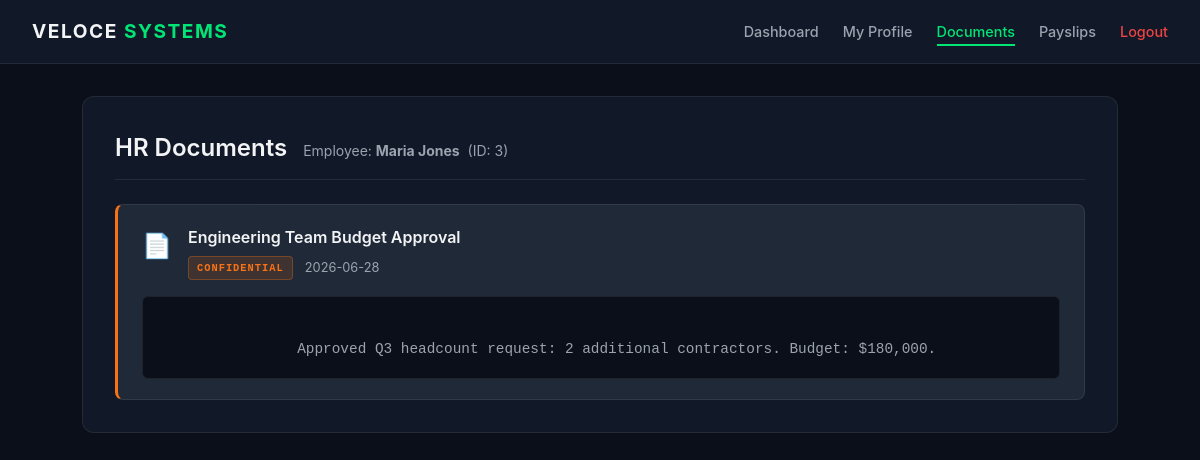
Page /documents.php (signed in) on the committed database.
### tables this page shows
CREATE TABLE employees (
    id          INT AUTO_INCREMENT PRIMARY KEY,
    username    VARCHAR(50)  UNIQUE NOT NULL,
    password    VARCHAR(255) NOT NULL,
    full_name   VARCHAR(100) NOT NULL,
    department  VARCHAR(100) NOT NULL,
    job_title   VARCHAR(100) NOT NULL,
    email       VARCHAR(100) NOT NULL,
    salary      DECIMAL(10,2) NOT NULL,
    phone       VARCHAR(30)  NOT NULL DEFAULT 'N/A',
    hire_date   DATE         NOT NULL,
    role        ENUM('Employee','Manager','Administrator') DEFAULT 'Employee'
);

CREATE TABLE documents (
    id              INT AUTO_INCREMENT PRIMARY KEY,
    employee_id     INT NOT NULL,
    title           VARCHAR(200) NOT NULL,
    content         TEXT NOT NULL,
    classification  ENUM('Public','Internal','Confidential','Secret') DEFAULT 'Internal',
    created_at      DATE NOT NULL
);

### src/documents.php (the view, shortened to what this page needs)
<?php
require_once 'config.php';
$current_emp = $_SESSION['employee'];
$requested_id = isset($_GET['id']) ? intval($_GET['id']) : $current_emp['id'];
$stmt = $conn->prepare("SELECT full_name, role FROM employees WHERE id = ?");
$stmt->bind_param('i', $requested_id);
$stmt->execute();
$owner_result = $stmt->get_result();
$owner = $owner_result ? $owner_result->fetch_assoc() : null;
$stmt2 = $conn->prepare("SELECT * FROM documents WHERE employee_id = ? ORDER BY created_at DESC");
$stmt2->bind_param('i', $requested_id);
$stmt2->execute();
$docs_result = $stmt2->get_result();
$documents = [];
while ($row = $docs_result->fetch_assoc()) {
    $documents[] = $row;
}
?>
<!DOCTYPE html>
<html lang="en">
<head>
  <link rel="stylesheet" href="css/style.css">
</head>
<body>
  <nav class="navbar">
    <div class="nav-brand">Veloce <span>Systems</span></div>
    <ul class="nav-menu">
      <li><a href="dashboard.php" class="nav-link">Dashboard</a></li>
      <li><a href="profile.php?id=<?php echo $current_emp['id']; ?>" class="nav-link">My Profile</a></li>
      <li><a href="documents.php?id=<?php echo $current_emp['id']; ?>" class="nav-link active">Documents</a></li>
      <li><a href="payslips.php?id=<?php echo $current_emp['id']; ?>" class="nav-link">Payslips</a></li>
      <li><a href="logout.php" class="nav-link logout-link">Logout</a></li>
    </ul>
  </nav>
  <main class="container">
    <div class="panel">
      <div class="panel-header">
        <h2>HR Documents</h2>
        <?php if ($owner): ?>
          <span class="panel-sub">
            Employee: <strong><?php echo htmlspecialchars($owner['full_name']); ?></strong>
            &nbsp;(ID: <?php echo $requested_id; ?>)
          </span>
        <?php endif; ?>
      </div>
      <?php if (empty($documents)): ?>
        <div class="empty-state">
          <div class="empty-icon">📁</div>
          <h3>No Documents</h3>
          <p>No documents found for this employee record.</p>
        </div>
      <?php else: ?>
        <div class="doc-list">
          <?php foreach ($documents as $doc): ?>
            <div class="doc-card <?php echo strtolower($doc['classification']); ?>">
              <div class="doc-header">
                <div class="doc-icon">📄</div>
                <div class="doc-meta">
                  <div class="doc-title"><?php echo htmlspecialchars($doc['title']); ?></div>
                  <div class="doc-info">
                    <span class="classification-badge classif-<?php echo strtolower($doc['classification']); ?>">
                      <?php echo htmlspecialchars($doc['classification']); ?>
                    </span>
                    <span class="doc-date"><?php echo htmlspecialchars($doc['created_at']); ?></span>
                  </div>
                </div>
              </div>
              <div class="doc-content">
                <?php echo nl2br(htmlspecialchars($doc['content'])); ?>
              </div>
            </div>
          <?php endforeach; ?>
        </div>
      <?php endif; ?>
    </div>
  </main>
</body>
</html>

### src/css/style.css (style rules this page uses)
:root { --bg-primary: #0b0f19; --bg-secondary: #111827; --bg-tertiary: #1f2937; --text-primary: #f3f4f6; --text-secondary: #9ca3af; --accent: #00e676; --accent-hover: #00c853; --border: rgba(255, 255, 255, 0.08); --error: #ef4444; --secret-color: #ef4444; --confidential-color: #f97316; --internal-color: #facc15; --public-color: #00e676; }
*, *::before, *::after { box-sizing: border-box; margin: 0; padding: 0; }
body { font-family: -apple-system, BlinkMacSystemFont, "Segoe UI", Roboto, Helvetica, Arial, sans-serif; background-color: var(--bg-primary); color: var(--text-primary); line-height: 1.6; min-height: 100vh; }
a { text-decoration: none; color: inherit; }
.container { max-width: 1100px; margin: 0 auto; padding: 2rem; }
.navbar { display: flex; justify-content: space-between; align-items: center; background-color: var(--bg-secondary); border-bottom: 1px solid var(--border); padding: 1rem 2rem; position: sticky; top: 0; z-index: 100; }
.nav-brand { font-size: 1.2rem; font-weight: 700; letter-spacing: 1.5px; text-transform: uppercase; }
.nav-brand span { color: var(--accent); }
.nav-menu { display: flex; list-style: none; gap: 1.5rem; align-items: center; }
.nav-link { color: var(--text-secondary); font-size: 0.9rem; font-weight: 500; transition: color 0.2s; padding: 0.25rem 0; border-bottom: 2px solid transparent; }
.nav-link:hover, .nav-link.active { color: var(--accent); border-bottom-color: var(--accent); }
.logout-link { color: #ef4444 !important; border-bottom-color: transparent !important; }
.panel { background-color: var(--bg-secondary); border: 1px solid var(--border); border-radius: 12px; padding: 2rem; margin-bottom: 2rem; }
.panel h2, .panel h3 { font-weight: 600; padding-bottom: 0.75rem; margin-bottom: 1.5rem; border-bottom: 1px solid var(--border); }
.panel-header { display: flex; align-items: baseline; gap: 1rem; padding-bottom: 0.75rem; margin-bottom: 1.5rem; border-bottom: 1px solid var(--border); }
.panel-header h2 { margin-bottom: 0; padding-bottom: 0; border-bottom: none; }
.panel-sub { color: var(--text-secondary); font-size: 0.875rem; }
.doc-list { display: flex; flex-direction: column; gap: 1rem; }
.doc-card { background-color: var(--bg-tertiary); border: 1px solid var(--border); border-radius: 8px; padding: 1.25rem 1.5rem; transition: border-color 0.2s; }
.doc-card.confidential { border-left: 3px solid var(--confidential-color); }
.doc-header { display: flex; align-items: flex-start; gap: 1rem; margin-bottom: 1rem; }
.doc-icon { font-size: 1.5rem; margin-top: 0.1rem; }
.doc-title { font-size: 1rem; font-weight: 600; margin-bottom: 0.35rem; }
.doc-info { display: flex; align-items: center; gap: 0.75rem; }
.classification-badge { display: inline-block; padding: 0.15rem 0.5rem; border-radius: 4px; font-size: 0.65rem; font-weight: 700; font-family: monospace; letter-spacing: 1px; text-transform: uppercase; }
.classif-confidential { background-color: rgba(249,115,22,0.15); color: #f97316; border: 1px solid rgba(249,115,22,0.3); }
.doc-date { font-size: 0.8rem; color: var(--text-secondary); }
.doc-content { font-size: 0.9rem; color: var(--text-secondary); line-height: 1.7; background-color: var(--bg-primary); border-radius: 6px; padding: 1rem; border: 1px solid var(--border); font-family: monospace; white-space: pre-wrap; word-break: break-all; }

### rows in the picture
employees: full_name "Maria Jones"
documents: title "Engineering Team Budget Approval", classification "CONFIDENTIAL", created_at "2026-06-28", content "Approved Q3 headcount request: 2 additional contractors. Budget: $180,000."

### other values in the picture
$requested_id "3"
